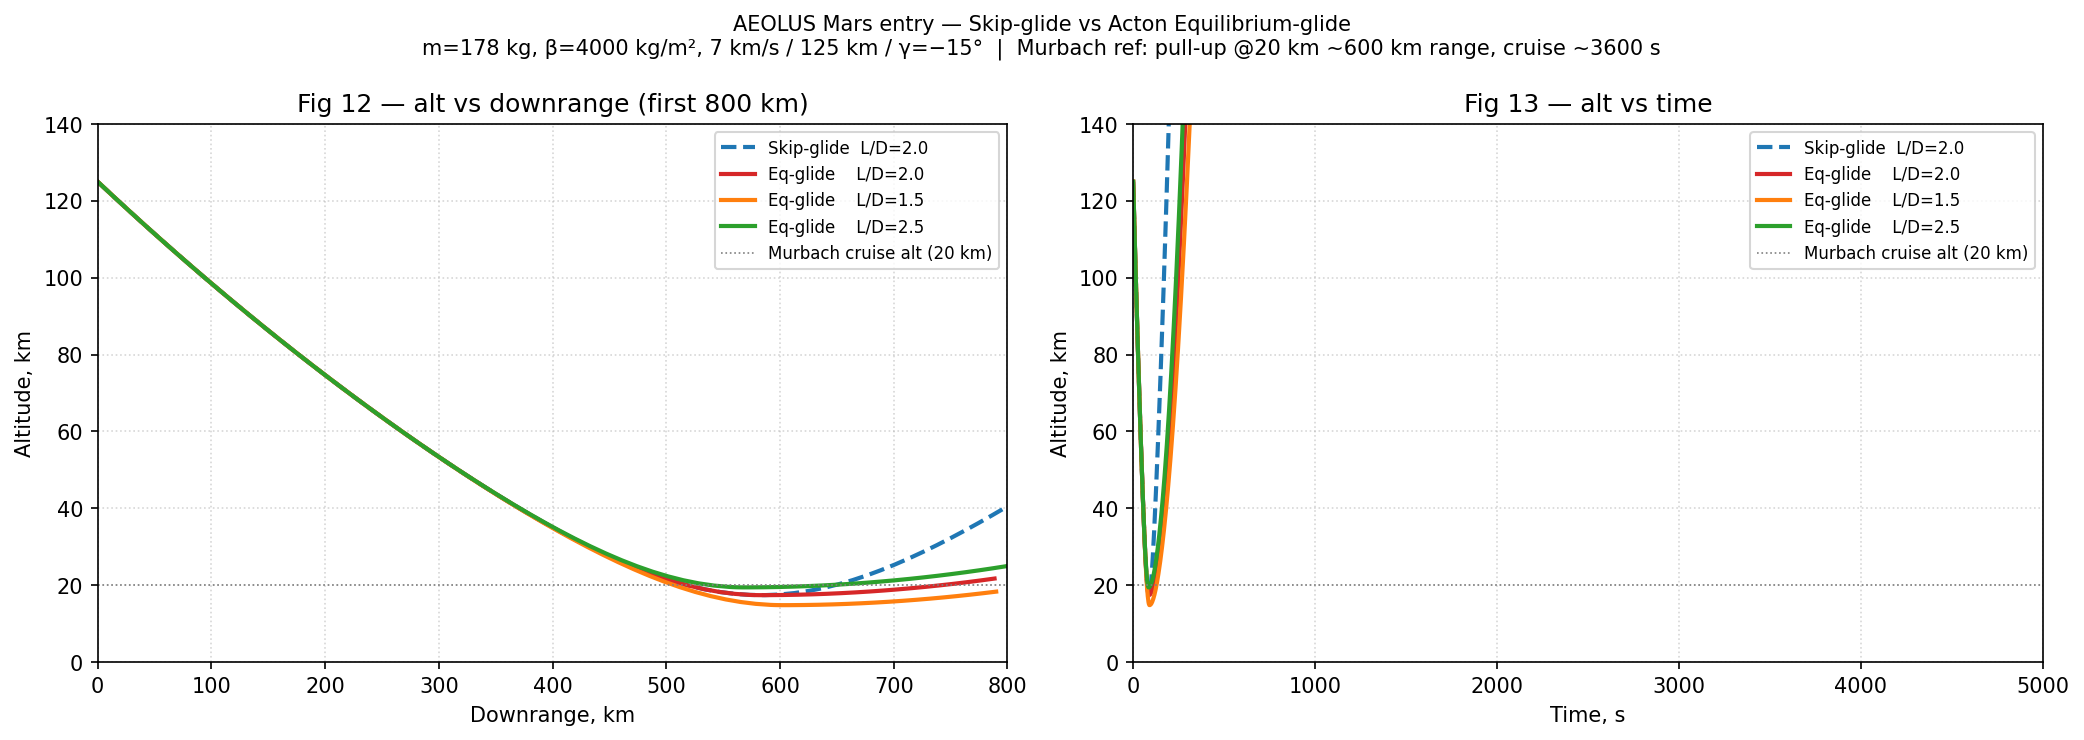

Source code (Python):
#!/usr/bin/env python3
"""
Smoke test 2: compare skip-glide vs Acton equilibrium-glide on Mars AEOLUS.
Same entry conditions and vehicle as mars_smoke_test.py.
"""
import numpy as np
from scipy.integrate import solve_ivp
import matplotlib
matplotlib.use('Agg')
import matplotlib.pyplot as plt

# ── Mars constants ────────────────────────────────────────────────────────────
GM_M = 4.282837e13
R_M  = 3_389_500.0

def mars_rho(h):
    if np.isscalar(h):
        if   h < 7_000:  return 0.0157 * np.exp(-h / 9_300)
        elif h < 50_000: return 0.0200 * np.exp(-h / 11_100)
        else:            return 0.0200*np.exp(-50_000/11_100)*np.exp(-(h-50_000)/7_200)
    h = np.asarray(h, float)
    return np.where(h < 7_000,
                    0.0157*np.exp(-h/9_300),
                    np.where(h < 50_000,
                             0.0200*np.exp(-h/11_100),
                             0.0200*np.exp(-50_000/11_100)*np.exp(-(h-50_000)/7_200)))

def mars_g(h):
    return GM_M / (R_M + h)**2

# ── Vehicle ───────────────────────────────────────────────────────────────────
MASS = 178.0
BETA = 4_000.0
A_D  = MASS / BETA        # CD * Aref

# ── EOM factory ──────────────────────────────────────────────────────────────
# mode: 'skip' = full lift always
#       'eq'   = Acton equilibrium glide (cap lift once γ≥0)

def make_eom(LD, mode='skip', pullup_g_max=15.0):
    CL_A = A_D * LD
    def eom(t, state):
        h, s, v, gam = state
        if h < 0 or v < 50:
            return [0, 0, 0, 0]
        rho = mars_rho(h)
        g   = mars_g(h)
        r   = R_M + h
        q   = 0.5 * rho * v**2
        D   = q * A_D
        L   = q * CL_A

        if mode == 'eq' and gam >= 0.0:
            # Acton eq-glide: once climbing/level, cap lift so dγ/dt → 0
            eq_lift = MASS * max(0.0, g - v**2 / r)
            L = min(L, eq_lift)

        # g-cap (same as glider_pullup_g_max in Thrusty)
        L = min(L, pullup_g_max * g * MASS)

        dv   = -(D / MASS) - g * np.sin(gam)
        dgam = (L / MASS - (g - v**2/r) * np.cos(gam)) / max(v, 50)
        dh   = v * np.sin(gam)
        ds   = v * np.cos(gam) * R_M / r
        return [dh, ds, dv, dgam]
    return eom

def hit_ground(t, state):
    return state[0]
hit_ground.terminal  = True
hit_ground.direction = -1

# ── Entry conditions ──────────────────────────────────────────────────────────
y0 = [125_000.0, 0.0, 7_000.0, np.radians(-15.0)]

# Run skip and eq-glide for L/D = 2.0 (best Fig-12 match from test 1)
cases = [
    ('Skip-glide  L/D=2.0', make_eom(2.0, 'skip'), '#1f77b4', '--'),
    ('Eq-glide    L/D=2.0', make_eom(2.0, 'eq'),   '#d62728', '-'),
    ('Eq-glide    L/D=1.5', make_eom(1.5, 'eq'),   '#ff7f0e', '-'),
    ('Eq-glide    L/D=2.5', make_eom(2.5, 'eq'),   '#2ca02c', '-'),
]

print(f"{'Case':<22}  {'Range km':>10}  {'Time s':>8}  {'Min alt km':>10}")
print('-' * 58)
results = {}
for label, eom, col, ls in cases:
    sol = solve_ivp(eom, [0, 5000], y0,
                    events=hit_ground,
                    max_step=2.0, rtol=1e-7, atol=1e-8)
    t    = sol.t
    h_km = sol.y[0] / 1e3
    s_km = sol.y[1] / 1e3
    v    = sol.y[2]
    results[label] = (t, h_km, s_km, v, col, ls)
    print(f"{label:<22}  {s_km[-1]:>10.0f}  {t[-1]:>8.0f}  {h_km.min():>10.1f}")

# ── Plot ──────────────────────────────────────────────────────────────────────
fig, axes = plt.subplots(1, 2, figsize=(14, 5))
fig.suptitle("AEOLUS Mars entry — Skip-glide vs Acton Equilibrium-glide\n"
             "m=178 kg, β=4000 kg/m², 7 km/s / 125 km / γ=−15°  |  "
             "Murbach ref: pull-up @20 km ~600 km range, cruise ~3600 s",
             fontsize=10)

for ax, xlim, title, xlab in [
        (axes[0], (0, 800),  'Fig 12 — alt vs downrange (first 800 km)', 'Downrange, km'),
        (axes[1], (0, 5000), 'Fig 13 — alt vs time',                     'Time, s')]:
    for label, (t, h_km, s_km, v, col, ls) in results.items():
        xdata = s_km if ax is axes[0] else t
        mask  = xdata <= xlim[1]
        ax.plot(xdata[mask], h_km[mask], color=col, ls=ls, lw=2, label=label)
    ax.axhline(20, ls=':', color='gray', lw=0.8, label='Murbach cruise alt (20 km)')
    ax.set_xlim(*xlim)
    ax.set_ylim(0, 140)
    ax.set_xlabel(xlab)
    ax.set_ylabel('Altitude, km')
    ax.set_title(title)
    ax.grid(True, ls=':', alpha=0.5)
    ax.legend(fontsize=8)

plt.tight_layout()
out = '/home/user/GUI-Flyout-Implementation/mars_smoke_test2.png'
plt.savefig(out, dpi=150, bbox_inches='tight')
plt.close()
print(f'\nPlot saved → {out}')

# ── Extended run: eq-glide L/D=2.0 to natural impact ─────────────────────────
print("\nExtended run (eq-glide L/D=2.0, t_max=12000 s):")
sol_ext = solve_ivp(make_eom(2.0, 'eq'), [0, 12000], y0,
                    events=hit_ground,
                    max_step=2.0, rtol=1e-7, atol=1e-8)
t_e    = sol_ext.t
h_e    = sol_ext.y[0] / 1e3
s_e    = sol_ext.y[1] / 1e3
v_e    = sol_ext.y[2]
print(f"  Impact at t={t_e[-1]:.0f} s,  range={s_e[-1]:.0f} km,  "
      f"v={v_e[-1]/1000:.2f} km/s,  min alt={h_e.min():.1f} km")
print(f"  (Murbach ref: >4000 s, ~12000 km)")

# Plot extended cruise vs Murbach
fig2, ax = plt.subplots(figsize=(9, 4.5))
ax.plot(t_e, h_e, 'r-', lw=2, label='Eq-glide L/D=2.0 (extended)')
ax.axhline(20, ls=':', color='gray', lw=0.8, label='Murbach 20 km cruise')
ax.axvline(4000, ls='--', color='green', lw=0.8, alpha=0.7, label='Murbach cruise end (~4000 s)')
ax.set_xlim(0, max(t_e[-1], 5000))
ax.set_ylim(0, 130)
ax.set_xlabel('Flight time, s')
ax.set_ylabel('Altitude, km')
ax.set_title('Acton eq-glide — full trajectory to impact\n'
             'AEOLUS entry: 7 km/s / 125 km / γ=−15°,  m=178 kg, β=4000 kg/m²')
ax.grid(True, ls=':', alpha=0.5)
ax.legend(fontsize=9)
plt.tight_layout()
out2 = '/home/user/GUI-Flyout-Implementation/mars_smoke_test3.png'
plt.savefig(out2, dpi=150, bbox_inches='tight')
plt.close()
print(f"Plot saved → {out2}")
